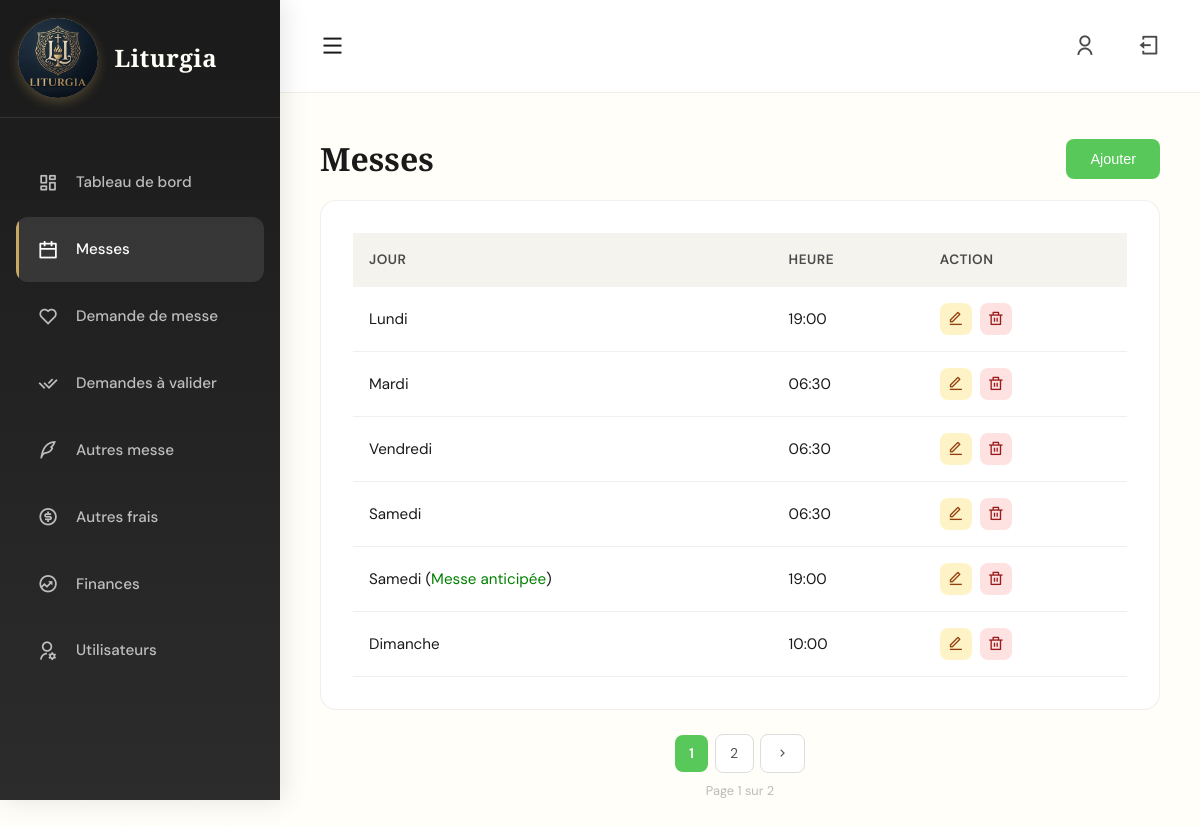
The app's page /messes/ (signed in) with its own data.
### messes/models.py (models this page shows, shortened)
class HoraireMesse(models.Model):
    JOUR_CHOICES = (
        (0, 'Lundi'),
        (1, 'Mardi'),
        (2, 'Mercredi'),
        (3, 'Jeudi'),
        (4, 'Vendredi'),
        (5, 'Samedi'),
        (6, 'Dimanche'),
    )
    TYPE_CHOICES = (
        ('normal', 'Normal'),
        ('special', 'Spécial'),
    )
    jour = models.IntegerField(choices=JOUR_CHOICES)
    heure = models.TimeField()
    type = models.CharField(max_length=10, choices=TYPE_CHOICES, default='normal')
    fete = models.CharField(max_length=100, blank=True, null=True)

### messes/views.py (the view)
# urls.py: path('messes/', include('messes.urls')),
@login_required
def messes(request):
    qs = HoraireMesse.objects.all().order_by('jour', 'heure')
    paginator = Paginator(qs, 6)
    page_obj = paginator.get_page(request.GET.get('page', 1))
    return render(request, 'messe.html', {'page_obj': page_obj})

### messes/templates/messe.html (shortened to what this page needs)
{% extends "base.html" %}
{% block content %}
<div class="page-content" style="animation: fadeInUp 0.6s ease;">
    <div style="display: flex; justify-content: space-between; align-items: center; margin-bottom: 1rem;">
        <div>
            <h2 style="font-family: 'Cormorant Garamond', serif; font-size: 2rem;">Messes</h2>
        </div>
        <button class="card-action" style="padding: 0.75rem 1.5rem; background-color: #59c85a; color: white;" onclick="openModalAddMesse()">
            Ajouter
        </button>
    </div>
    <div class="card">
        <div class="table-container">
            <table>
                <thead>
                    <tr>
                        <th>Jour</th>
                        <th>Heure</th>
                        <th>Action</th>
                    </tr>
                </thead>
                <tbody>
                    {% for m in page_obj %}
                    <tr>
                        <td>
                            {{ m.get_jour_display }}
                            {% if m.type == "special" and m.fete %}
                                (<span style="color: green;">{{ m.fete }}</span>)
                            {% endif %}
                        </td>
                        <td>{{ m.heure }}</td>
                        <td>
                            <div class="action-buttons">
                                <button class="action-btn btn-edit"
                                    onclick="openModalEditMesse('{{ m.id }}', '{{ m.jour }}', '{{ m.heure|time:"H:i" }}', '{{ m.type }}', '{{ m.fete|default:'' }}')">
                                    <i class="ri-edit-line"></i>
                                </button>
                                <button class="action-btn btn-delete"
                                    onclick="openModalDeleteMesse('{{ m.id }}')">
                                    <i class="ri-delete-bin-line"></i>
                                </button>
                            </div>
                        </td>
                    </tr>
                    {% empty %}
                    <tr>
                        <td colspan="3" style="text-align: center; color: red;">
                            Aucun horaire enregistré
                        </td>
                    </tr>
                    {% endfor %}
                </tbody>
            </table>
        </div>
    </div>
    {% if page_obj.paginator.num_pages > 1 %}
    <div style="display: flex; justify-content: center; align-items: center; gap: 0.4rem; margin-top: 1.5rem; flex-wrap: wrap;">
        {% for num in page_obj.paginator.page_range %}
            {% if page_obj.number == num %}
                <span style="padding: 0.45rem 0.9rem; border-radius: 8px; background: #59c85a;
                             color: #fff; font-size: 0.88rem; font-weight: 600;">
                    {{ num }}
                </span>
            {% elif num >= page_obj.number|add:"-2" and num <= page_obj.number|add:"2" %}
                <a href="?mois={{ mois_param }}&page={{ num }}"
                   style="padding: 0.45rem 0.9rem; border-radius: 8px; border: 1px solid #ddd;
                          background: #fff; color: #555; text-decoration: none; font-size: 0.88rem;">
                    {{ num }}
                </a>
            {% endif %}
        {% endfor %}
        {% if page_obj.has_next %}
            <a href="?mois={{ mois_param }}&page={{ page_obj.next_page_number }}"
               style="padding: 0.45rem 0.9rem; border-radius: 8px; border: 1px solid #ddd;
                      background: #fff; color: #555; text-decoration: none; font-size: 0.88rem;">
                <i class="ri-arrow-right-s-line"></i>
            </a>
        {% endif %}
    </div>
    <p style="text-align: center; font-size: 0.8rem; color: #bbb; margin-top: 0.5rem;">
        Page {{ page_obj.number }} sur {{ page_obj.paginator.num_pages }}
    </p>
    {% endif %}
</div>
{% endblock %}

### static/css/dash.css (style rules this page uses)
:root { --ivory: #FFFEF9; --charcoal: #1A1A1A; --taupe: #A89080; --gold: #C9A961; --slate: #4A4A4A; --cream: #F5F3EE; --sage: #8B9A7E; --shadow: rgba(26, 26, 26, 0.08); --border: rgba(168, 144, 128, 0.15); }
* { margin: 0; padding: 0; box-sizing: border-box; }
body { font-family: 'DM Sans', sans-serif; background: var(--ivory); color: var(--charcoal); overflow-x: hidden; line-height: 1.6; }
body::before { content: ''; position: fixed; top: 0; left: 0; width: 100%; height: 100%; opacity: 0.025; z-index: 0; pointer-events: none; }
.action-buttons { display: flex; gap: 0.5rem; align-items: center; }
.action-btn { width: 32px; height: 32px; border: none; border-radius: 8px; cursor: pointer; display: flex; align-items: center; justify-content: center; font-size: 1rem; transition: all 0.3s cubic-bezier(0.4, 0, 0.2, 1); }
.btn-edit { background: #fef3c7; color: #92400e; }
.btn-delete { background: #fee2e2; color: #991b1b; }
.card { background: white; border-radius: 16px; border: 1px solid var(--border); padding: 2rem; animation: fadeInUp 0.6s ease; }
.card-action { padding: 0.5rem 1rem; background: var(--cream); color: var(--charcoal); border: none; border-radius: 8px; font-size: 0.9rem; font-weight: 500; cursor: pointer; transition: all 0.3s ease; }
.table-container { overflow-x: auto; }
table { width: 100%; border-collapse: collapse; }
thead { background: var(--cream); }
th { padding: 1rem; text-align: left; font-weight: 600; font-size: 0.85rem; text-transform: uppercase; letter-spacing: 0.5px; color: var(--slate); }
td { padding: 1rem; border-bottom: 1px solid var(--border); font-size: 0.95rem; }

### records on screen
HoraireMesse: jour "Lundi", heure "19:00"
HoraireMesse: jour "Mardi", heure "06:30"
HoraireMesse: jour "Vendredi", heure "06:30"
HoraireMesse: jour "Samedi", heure "06:30"
HoraireMesse: jour "Samedi", fete "Messe anticipée", heure "19:00"
HoraireMesse: jour "Dimanche", heure "10:00"

### other values on screen
{{ num }} "1"
{{ num }} "2"
{{ page_obj.number }} "1"
{{ page_obj.paginator.num_pages }} "2"
